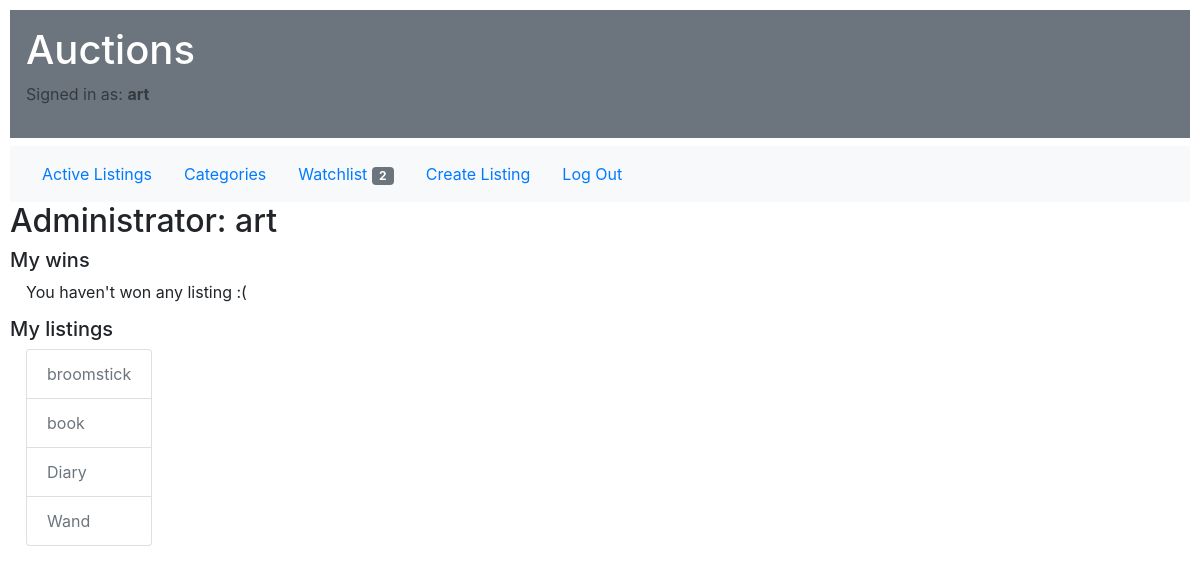
Page /user/3 (signed in) on the committed database.
### auctions/models.py (models this page shows, shortened)
class User(AbstractUser):
    pass

class Listing(models.Model):
    title = models.CharField(max_length=64)
    description = models.CharField(max_length=500)
    image_url = models.URLField(blank=True)
    NO_CATEGORY = 'NO'
    FASHION = 'FS'
    TOYS = 'TY'
    ELECTRONICS = 'EL'
    HOME = 'HM'
    MAGIC_THINGS = 'MG'
    SPORT = 'SP'
    CATEGORY_CHOICES = [
        (NO_CATEGORY, 'No category'), (FASHION, 'Fashion'), (TOYS, 'Toys'), (ELECTRONICS, 'Electronics'),
        (HOME, 'Home'), (MAGIC_THINGS, 'Magic things'), (SPORT, "Sport")
    ]
    category = models.CharField(max_length=2, choices=CATEGORY_CHOICES, default=NO_CATEGORY)
    current_price = models.FloatField(default=0)
    date_of_creating = models.DateTimeField(auto_created=True, default="2000-01-01 00:00")
    is_active = models.BooleanField(default=True)
    owner = models.ForeignKey(User, on_delete=models.CASCADE, related_name="listings")

### auctions/views.py (the view)
# urls.py: path("user/<int:user_id>", views.user, name="user")
def user(request, user_id):
    try:
        user = User.objects.get(pk = user_id)
    except User.DoesNotExist:
        raise Http404("User not found.")
    wins = []
    listings = []
    for listing in Listing.objects.all():
        if listing.bids.count()>0 and listing.bids.latest('id').bidder.id == user_id and listing.is_active == False:
            wins.append(listing)
        if listing.owner.id == user_id:
            listings.append(listing)
    return render(request, "auctions/user.html",{
        'is_staff': user.is_staff,
        'name': user.username,
        'wins': wins,
        'listings': listings,
        'my_page': request.user.id == user_id
    })

### auctions/context_processors.py (called while the page is built)
def add_variable_to_context(request):
    if request.user.is_authenticated:
        listings_in_watchlist = request.user.watchlist.listings.all().count()
    else:
        listings_in_watchlist = 0
    return {
        'listings_in_watchlist': listings_in_watchlist
    }

### auctions/templates/auctions/user.html
{% extends "auctions/layout.html" %}
{% block body %}
    {% if is_staff %}
    <h2>Administrator: {{name}}</h2>
    {% else %}
    <h2>User: {{name}}</h2>
    {% endif %}
    {% if my_page %}
        <h5>My wins</h5>
        <ul class="ml-3 list-group" style="width: max-content; padding-bottom: 1.5ex;">
            {% for listing in wins %}
                <li class="list-group-item">
                    <a class="text-secondary" href="{% url 'listing' listing.id %}">{{listing.title}}</a>
                </li>
            {% empty %}
                You haven't won any listing :(
            {% endfor %}
        </ul>
    {% endif %}
    {% if my_page %}
        <h5>My listings</h5>
    {% else %}
        <h5>Listed by {{name}}</h5>
    {% endif %}
    <ul class="ml-3 list-group" style="width: max-content;">
        {% for listing in listings %}
            <li class="list-group-item">
                <a class="text-secondary" href="{% url 'listing' listing.id %}">{{listing.title}}</a>
            </li>
        {% empty %}
            <li class="list-group-item">You haven't won any listing :(</li>
        {% endfor %}
    </ul>
{% endblock %}

### auctions/templates/auctions/layout.html (shortened to what this page needs)
{% load static %}
<!DOCTYPE html>
<html lang="en">
    <head>
        <link rel="stylesheet" href="https://stackpath.bootstrapcdn.com/bootstrap/4.4.1/css/bootstrap.min.css">
        <link href="{% static 'auctions/styles.css' %}" rel="stylesheet">
    </head>
    <body>
        <div class="p-3 mb-2 bg-secondary text-white">
            <h1>Auctions</h1>
            <div class="justify-content-end">
                    {% if user.is_authenticated %}
                        <p class="text-dark">Signed in as: <a href="{% url 'user' user.id %}" class="text-dark"><strong>{{ user.username }}</strong></a></p>
                    {% else %}
                        <p class="text-dark">Not signed in</p>
                    {% endif %}
            </div>
        </div>
        <nav class="navbar navbar-expand-lg navbar-light bg-light">
                <div class="collapse navbar-collapse" id="navbarSupportedContent">
                    <ul class="nav">
                        <li class="nav-item">
                            <a class="nav-link active" href="{% url 'index' %}">Active Listings</a>
                        </li>
                        {% if user.is_authenticated %}
                            <li class="nav-item">
                                <a class="nav-link" href="{% url 'categories' %}">Categories</a>
                            </li>
                            <li class="nav-item">
                                <a class="nav-link" href="{% url 'mywatchlist' %}">
                                    Watchlist
                                    <span class="bg-secondary badge badge-primary badge-pill rounded">{{listings_in_watchlist}}</span>
                                </a>
                            </li>
                            <li class="nav-item">
                                <a class="nav-link" href="{% url 'create' %}">Create Listing</a>
                            </li>
                            <li class="nav-item">
                                <a class="nav-link" href="{% url 'logout' %}">Log Out</a>
                            </li>
                        {% endif %}
                    </ul>
                </div>
            </nav>
        {% block body %}
        {% endblock %}
    </body>
</html>

### auctions/static/auctions/styles.css (style rules this page uses)
body { padding: 10px; }

### rows in the picture
User: username "art"
Listing: title "broomstick"
Listing: title "book"
Listing: title "Diary"
Listing: title "Wand"

### other values in the picture
{{ listings_in_watchlist }} "2"
